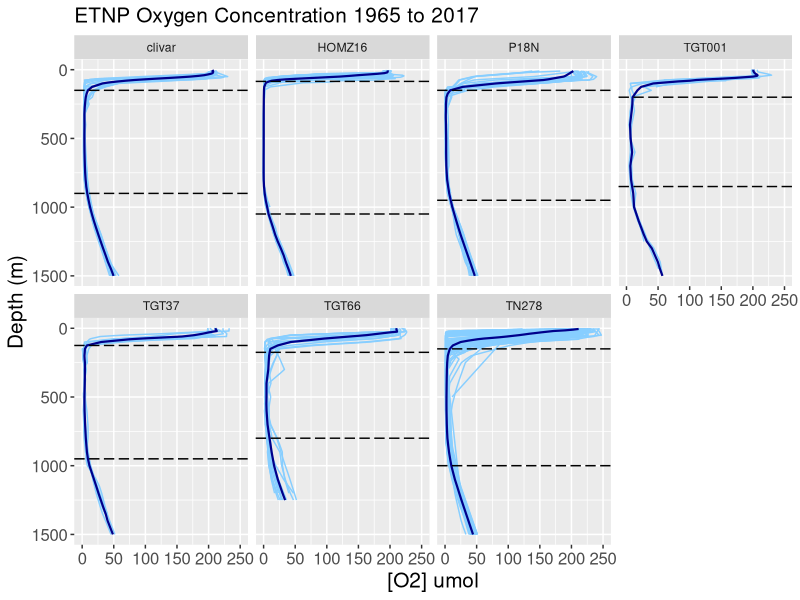
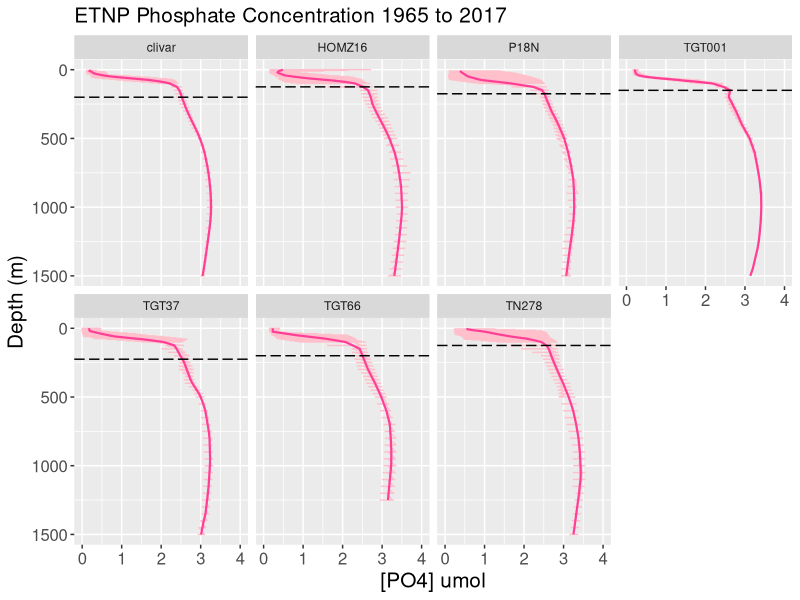
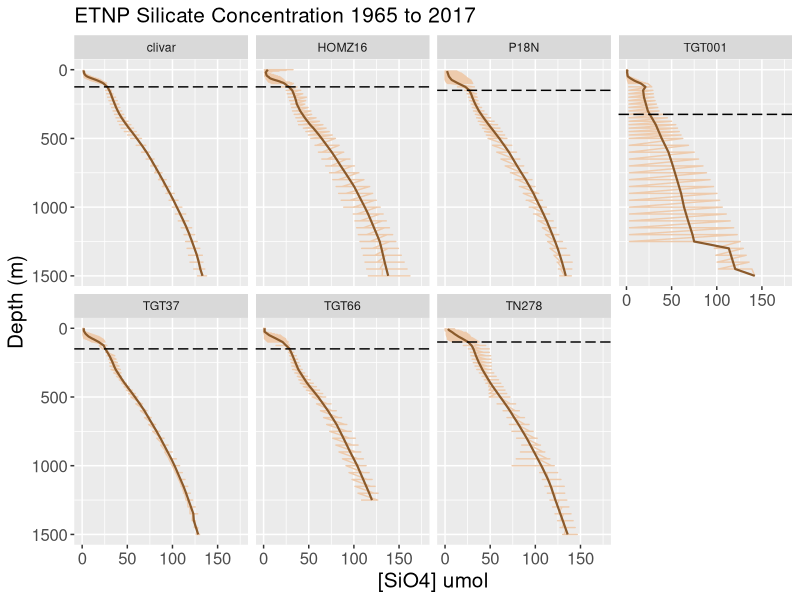
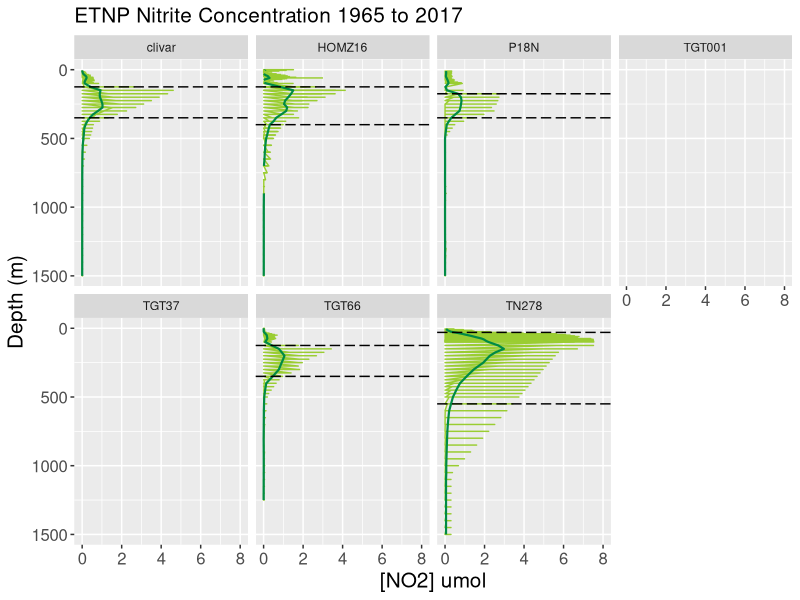
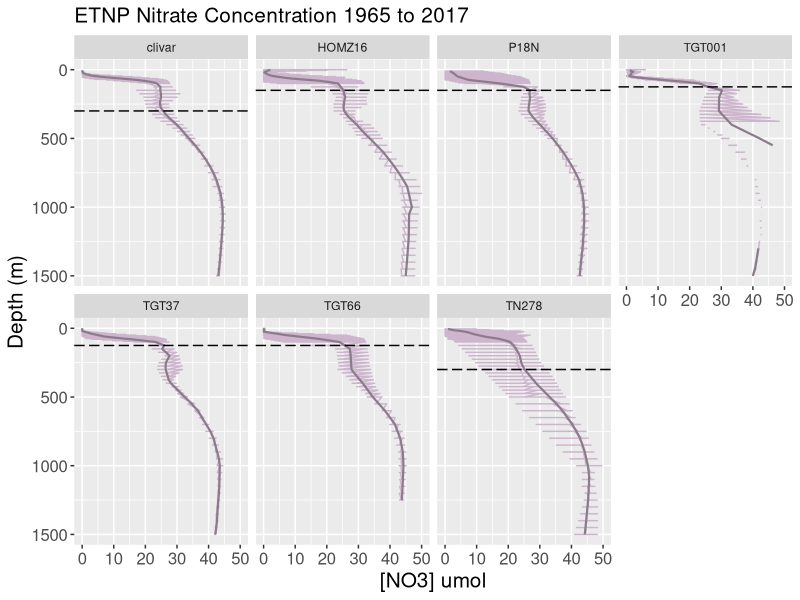
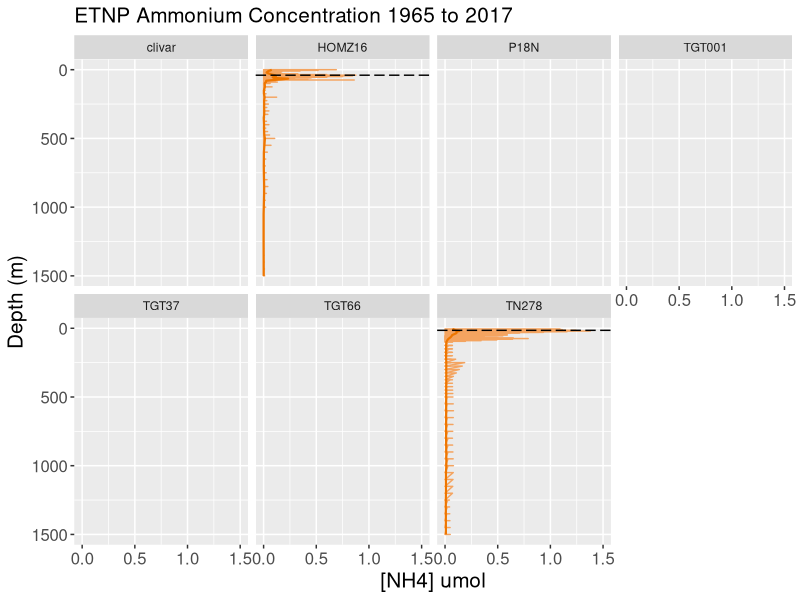
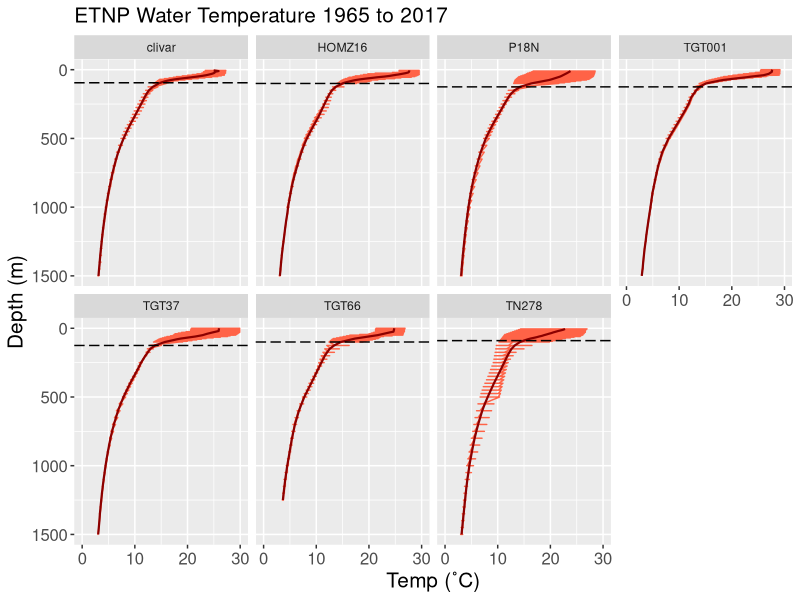
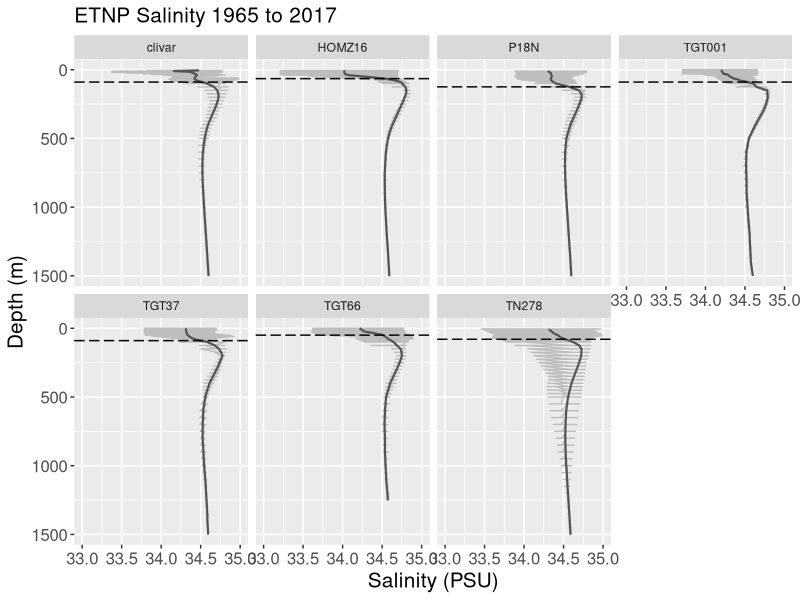

Generate these figures, in order, with R:
#LOAD PAGACKES: reshape2, ggplot2, plyr
library(reshape2)
library(ggplot2)
library(plyr)


#reading in the data
cruisesDataFrame <- read.csv('allOMZcruises.csv')
cruises <- subset(cruisesDataFrame, select = -c(date, time, bottDepth))
skq2016combined <- read.csv('skq2016combined.csv')
cruises16 <- subset(skq2016combined, select = -c(date, time, bottDepth))
cruisesALL0 <- rbind(cruises, cruises16)  
cruisesALL1 <- subset(cruisesALL0, select = -c(dateNew, timeNew, datetime, lat, long, press))
skq2016KrogslundNuts <- read.csv('krogslund_nutrients.csv')
krogslund <- subset(skq2016KrogslundNuts, select = -c(date, time, bottDepth))
cruisesALL2 <- rbind(cruises, cruises16, krogslund)
cruisesALL3 <- subset(cruisesALL2, select = -c(dateNew, timeNew, datetime, lat, long, press))

#melting data
cruisesALLm <- data.frame(melt(cruisesALL3, id.vars = c('cruise', 'station', 'depth')))

#interpolating
#WOA standard depths
by5 <- seq(0, 100, 5)
by25 <- seq(125, 500, 25)
by50 <- seq(550, 2000, 50)
by100 <- seq(2100, 9000, 100)
stdDepths <- c(by5, by25, by50, by100)

cruisesALLn <- na.omit(cruisesALLm)

#

approxR <- function(df) {
  if (nrow(df) >= 2) {
    listResult <-  approx(xy.coords(df$depth, df$value), xout = stdDepths, method = 'linear')
    data.frame(DepthBin = listResult$x, value = listResult$y)
  }
}

interp <- ddply(.data = cruisesALLn, .variables = c('cruise', 'station', 'variable'), function(df) approxR(df), .inform = TRUE)

#plotting
#making cruises in order by date
levels(interp$cruise)

interp$cruise <- factor(interp$cruise, levels = c('TGT001','TGT37', 'TGT66', 'P18N_31DSCG94_3', 'clivar', 'TN278', 'HOMZ16'), labels = c('TGT001','TGT37', 'TGT66', 'P18N', 'clivar', 'TN278', 'HOMZ16'))

#functions to generate horizontal line
#OXYGEN
ODZdepthfx <- function(df) {
  odzIdx <- which(df$V1 <= 10)
  firstIdx <- odzIdx[1]
  topODZ <- df$DepthBin[firstIdx]
  lastIdx <- odzIdx[length(odzIdx)]
  bottODZ <- df$DepthBin[lastIdx]
  data.frame(cruise = df[1, 1], topODZ, bottODZ)
}

#PHOSPHATE
PO4depthfx <- function(df) {
  Idx <- which(df$V1 >= 2.5)
  firstIdx <- Idx[1]
  topIdx <- df$DepthBin[firstIdx]
  data.frame(cruise = df[1, 1], topIdx)
}

#SILICATE
SiO4depthfx <- function(df) {
  Idx <- which(df$V1 >= 25)
  firstIdx <- Idx[1]
  topIdx <- df$DepthBin[firstIdx]
  data.frame(cruise = df[1, 1], topIdx)
}

#NITRITE
NO2depthfx <- function(df) {
  NO2Idx <- which(df$V1 >= 0.3)
  firstIdx <- NO2Idx[1]
  topNO2 <- df$DepthBin[firstIdx]
  lastIdx <- NO2Idx[length(NO2Idx)]
  bottNO2 <- df$DepthBin[lastIdx]
  data.frame(cruise = df[1, 1], topNO2, bottNO2)
}

#NITRATE
NO3depthfx <- function(df) {
  Idx <- which(df$V1 >= 25)
  firstIdx <- Idx[1]
  topIdx <- df$DepthBin[firstIdx]
  data.frame(cruise = df[1, 1], topIdx)
}

#AMMONIUM
NH4depthfx <- function(df) {
  Idx <- which(df$V1 >= 0.1)
  firstIdx <- Idx[1]
  topIdx <- df$DepthBin[firstIdx]
  data.frame(cruise = df[1, 1], topIdx)
}

#TEMP
tempdepthfx <- function(df) {
  Idx <- which(df$V1 <= 15)
  firstIdx <- Idx[1]
  topIdx <- df$DepthBin[firstIdx]
  data.frame(cruise = df[1, 1], topIdx)
}

#SALINITY
saldepthfx <- function(df) {
  Idx <- which(df$V1 >= 34.5)
  firstIdx <- Idx[1]
  topIdx <- df$DepthBin[firstIdx]
  data.frame(cruise = df[1, 1], topIdx)
}


#make a pdf with this code (comment and uncomment as needed...)
# pdf("depth profiles WITH AVG AND HLINE.pdf", width=7, height=5)

#OXYGEN
O2data <- na.omit(interp[interp$variable == 'O2',])

avgO2 <- ddply(.data = O2data, .variables = c('cruise', 'variable', 'DepthBin'), function(df) mean(df$value))

ODZdepths <- ddply(.data = avgO2, .variables = c('cruise'), function(df) ODZdepthfx(df))

hlineO2 <- data.frame(z = c(ODZdepths$topODZ, ODZdepths$bottODZ), cruise = c('TGT001', 'TGT37', 'TGT66', 'P18N', 'clivar', 'TN278', 'HOMZ16', 'TGT001', 'TGT37', 'TGT66', 'P18N', 'clivar', 'TN278', 'HOMZ16'))

ggplot() + geom_line(aes(DepthBin, value, group = station), data = O2data, col = 'skyblue1') + facet_wrap('cruise', nrow = 2) + geom_line(data = avgO2, aes(DepthBin, V1), color = 'darkblue', lwd = 0.75) + geom_vline(aes(xintercept = z), hlineO2, lty = 5) + scale_x_reverse(limits = c(1500, 0), name = 'Depth (m)') + scale_y_continuous(name = '[O2] umol', limits = c(0, 250)) + coord_flip() + ggtitle("ETNP Oxygen Concentration 1965 to 2017") + theme(plot.title = element_text(size = 15), axis.text = element_text(size = 12), axis.title = element_text(size = 15)) 

#PHOSPHATE
PO4data <- na.omit(interp[interp$variable == 'PO4',])

avgPO4 <- ddply(.data = PO4data, .variables = c('cruise', 'variable', 'DepthBin'), function(df) mean(df$value))

PO4depth <- ddply(.data = avgPO4, .variables = c('cruise'), function(df) PO4depthfx(df))

hlinePO4 <- data.frame(z = c(PO4depth$topIdx), cruise = c('TGT001', 'TGT37', 'TGT66', 'P18N', 'clivar', 'TN278', 'HOMZ16'))

# need to use 'jacdummy' variable to keep the other cruises included in the facets even though there is no data for them...

#thank you jacob!!
jacdummy <- interp[1:length(levels(interp$cruise)),]
jacdummy[,] <- NA
jacdummy$cruise <- levels(interp$cruise)


ggplot(rbind(PO4data, jacdummy), aes(DepthBin, value, group = 'station')) + geom_line(color = 'pink') + coord_flip() + facet_wrap('cruise', nrow = 2) + geom_line(data = avgPO4, aes(DepthBin, V1), color = 'violetred1', lwd = 0.75) + geom_vline(aes(xintercept = z), hlinePO4, lty = 5) + scale_x_reverse(limits = c(1500, 0), name = 'Depth (m)') + scale_y_continuous(name = '[PO4] umol', limits = c(0, 4)) + ggtitle("ETNP Phosphate Concentration 1965 to 2017") + theme(plot.title = element_text(size = 15), axis.text = element_text(size = 12), axis.title = element_text(size = 15)) 

#SILICATE
SiO4data <- na.omit(interp[interp$variable == 'SiO4',])

avgSiO4 <- ddply(.data = SiO4data, .variables = c('cruise', 'variable', 'DepthBin'), function(df) mean(df$value))

SiO4depth <- ddply(.data = avgSiO4, .variables = c('cruise'), function(df) SiO4depthfx(df))

hlineSiO4 <- data.frame(z = c(SiO4depth$topIdx), cruise = c('TGT001', 'TGT37', 'TGT66', 'P18N', 'clivar', 'TN278', 'HOMZ16'))

ggplot(rbind(SiO4data, jacdummy), aes(DepthBin, value, group = 'station')) + geom_line(color = 'peachpuff2') + coord_flip() + facet_wrap('cruise', nrow = 2) + geom_line(data = avgSiO4, aes(DepthBin, V1), color = 'tan4', lwd = 0.75) + geom_vline(aes(xintercept = z), hlineSiO4, lty = 5) + scale_x_reverse(limits = c(1500, 0), name = 'Depth (m)') + scale_y_continuous(name = '[SiO4] umol', limits = c(0, 175)) + ggtitle("ETNP Silicate Concentration 1965 to 2017") + theme(plot.title = element_text(size = 15), axis.text = element_text(size = 12), axis.title = element_text(size = 15)) 

#NITRITE
NO2data <- na.omit(interp[interp$variable == 'NO2',])

avgNO2 <- ddply(.data = NO2data, .variables = c('cruise', 'variable', 'DepthBin'), function(df) mean(df$value))

NO2depth <- ddply(.data = avgNO2, .variables = c('cruise'), function(df) NO2depthfx(df))

hlineNO2 <- data.frame(z = c(NO2depth$topNO2, NO2depth$bottNO2), cruise = c('TGT66', 'P18N', 'clivar', 'TN278', 'HOMZ16', 'TGT66', 'P18N', 'clivar', 'TN278', 'HOMZ16'))

ggplot(rbind(NO2data, jacdummy), aes(DepthBin, value, group = 'station')) + geom_line(color = 'yellowgreen') + coord_flip() + facet_wrap('cruise', nrow = 2) + geom_line(data = avgNO2, aes(DepthBin, V1), color = 'springgreen4', lwd = 0.75) + geom_vline(aes(xintercept = z), hlineNO2, lty = 5) + scale_x_reverse(limits = c(1500, 0), name = 'Depth (m)') + scale_y_continuous(name = '[NO2] umol', limits = c(0, 8)) + ggtitle("ETNP Nitrite Concentration 1965 to 2017") + theme(plot.title = element_text(size = 15), axis.text = element_text(size = 12), axis.title = element_text(size = 15)) 

#NITRATE
NO3data <- na.omit(interp[interp$variable == 'NO3',])

avgNO3 <- ddply(.data = NO3data, .variables = c('cruise', 'variable', 'DepthBin'), function(df) mean(df$value))

NO3depth <- ddply(.data = avgNO3, .variables = c('cruise'), function(df) NO3depthfx(df))

hlineNO3 <- data.frame(z = c(NO3depth$topIdx), cruise = c('TGT001', 'TGT37', 'TGT66', 'P18N', 'clivar', 'TN278', 'HOMZ16'))

ggplot(rbind(NO3data, jacdummy), aes(DepthBin, value, group = 'station')) + geom_line(color = 'thistle3') + coord_flip() + facet_wrap('cruise', nrow = 2) + geom_line(data = avgNO3, aes(DepthBin, V1), color = 'thistle4', lwd = 0.75) + geom_vline(aes(xintercept = z), hlineNO3, lty = 5) + scale_x_reverse(limits = c(1500, 0), name = 'Depth (m)') + scale_y_continuous(name = '[NO3] umol', limits = c(0, 50)) + ggtitle("ETNP Nitrate Concentration 1965 to 2017") + theme(plot.title = element_text(size = 15), axis.text = element_text(size = 12), axis.title = element_text(size = 15)) 

#AMMONIUM
NH4data <- na.omit(interp[interp$variable == 'NH4',])

avgNH4 <- ddply(.data = NH4data, .variables = c('cruise', 'variable', 'DepthBin'), function(df) mean(df$value))

NH4depth <- ddply(.data = avgNH4, .variables = c('cruise'), function(df) NH4depthfx(df))

hlineNH4 <- data.frame(z = c(NH4depth$topIdx), cruise = c('TN278', 'HOMZ16'))

ggplot(rbind(NH4data, jacdummy), aes(DepthBin, value, group = 'station')) + geom_line(color = 'sandybrown') + coord_flip() + facet_wrap('cruise', nrow = 2) + geom_line(data = avgNH4, aes(DepthBin, V1), color = 'darkorange2', lwd = 0.75) + geom_vline(aes(xintercept = z), hlineNH4, lty = 5) + scale_x_reverse(limits = c(1500, 0), name = 'Depth (m)') + scale_y_continuous(name = '[NH4] umol', limits = c(0, 1.5)) + ggtitle("ETNP Ammonium Concentration 1965 to 2017") + theme(plot.title = element_text(size = 15), axis.text = element_text(size = 12), axis.title = element_text(size = 15)) 

#TEMP
tempdata <- na.omit(interp[interp$variable == 'temp',])

avgtemp <- ddply(.data = tempdata, .variables = c('cruise', 'variable', 'DepthBin'), function(df) mean(df$value))

tempdepth <- ddply(.data = avgtemp, .variables = c('cruise'), function(df) tempdepthfx(df))

hlinetemp <- data.frame(z = c(tempdepth$topIdx), cruise = c('TGT001', 'TGT37', 'TGT66', 'P18N', 'clivar', 'TN278', 'HOMZ16'))

ggplot((tempdata), aes(DepthBin, value, group = 'station')) + geom_line(color = 'tomato') + facet_wrap('cruise', nrow = 2) + geom_line(data = avgtemp, aes(DepthBin, V1), color = 'darkred', lwd = 0.75) + geom_vline(aes(xintercept = z), hlinetemp, lty = 5) + scale_x_reverse(limits = c(1500, 0), name = 'Depth (m)') + scale_y_continuous(name = 'Temp (˚C)', limits = c(0, 30)) + coord_flip() + ggtitle("ETNP Water Temperature 1965 to 2017") + theme(plot.title = element_text(size = 15), axis.text = element_text(size = 12), axis.title = element_text(size = 15))

#SALINITY
saldata <- na.omit(interp[interp$variable == 'sal',])

avgsal <- ddply(.data = saldata, .variables = c('cruise', 'variable', 'DepthBin'), function(df) mean(df$value))

saldepth <- ddply(.data = avgsal, .variables = c('cruise'), function(df) saldepthfx(df))

hlinesal <- data.frame(z = c(saldepth$topIdx), cruise = c('TGT001', 'TGT37', 'TGT66', 'P18N', 'clivar', 'TN278', 'HOMZ16'))

ggplot((saldata), aes(DepthBin, value, group = 'station')) + geom_line(color = 'grey') + facet_wrap('cruise', nrow = 2) + geom_line(data = avgsal, aes(DepthBin, V1), color = 'grey33', lwd = 0.75) + geom_vline(aes(xintercept = z), hlinesal, lty = 5) + scale_x_reverse(limits = c(1500, 0), name = 'Depth (m)') + scale_y_continuous(name = 'Salinity (PSU)', limits = c(33, 35)) + coord_flip() + ggtitle("ETNP Salinity 1965 to 2017") + theme(plot.title = element_text(size = 15), axis.text = element_text(size = 12), axis.title = element_text(size = 15))

#if making a pdf end with this code (comment and uncomment as needed...)
# dev.off()

